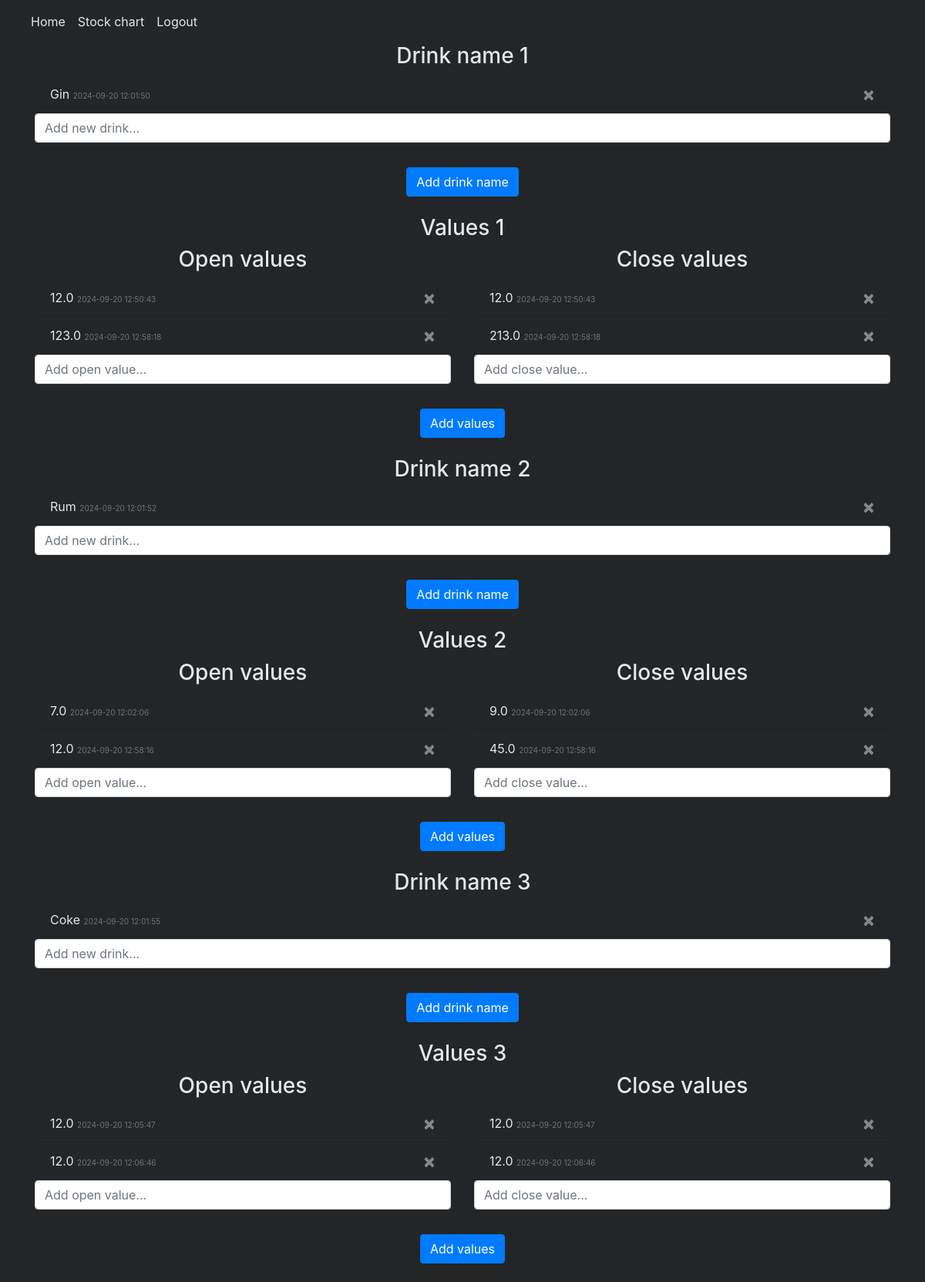
Page / (signed in) on the earlier database version.
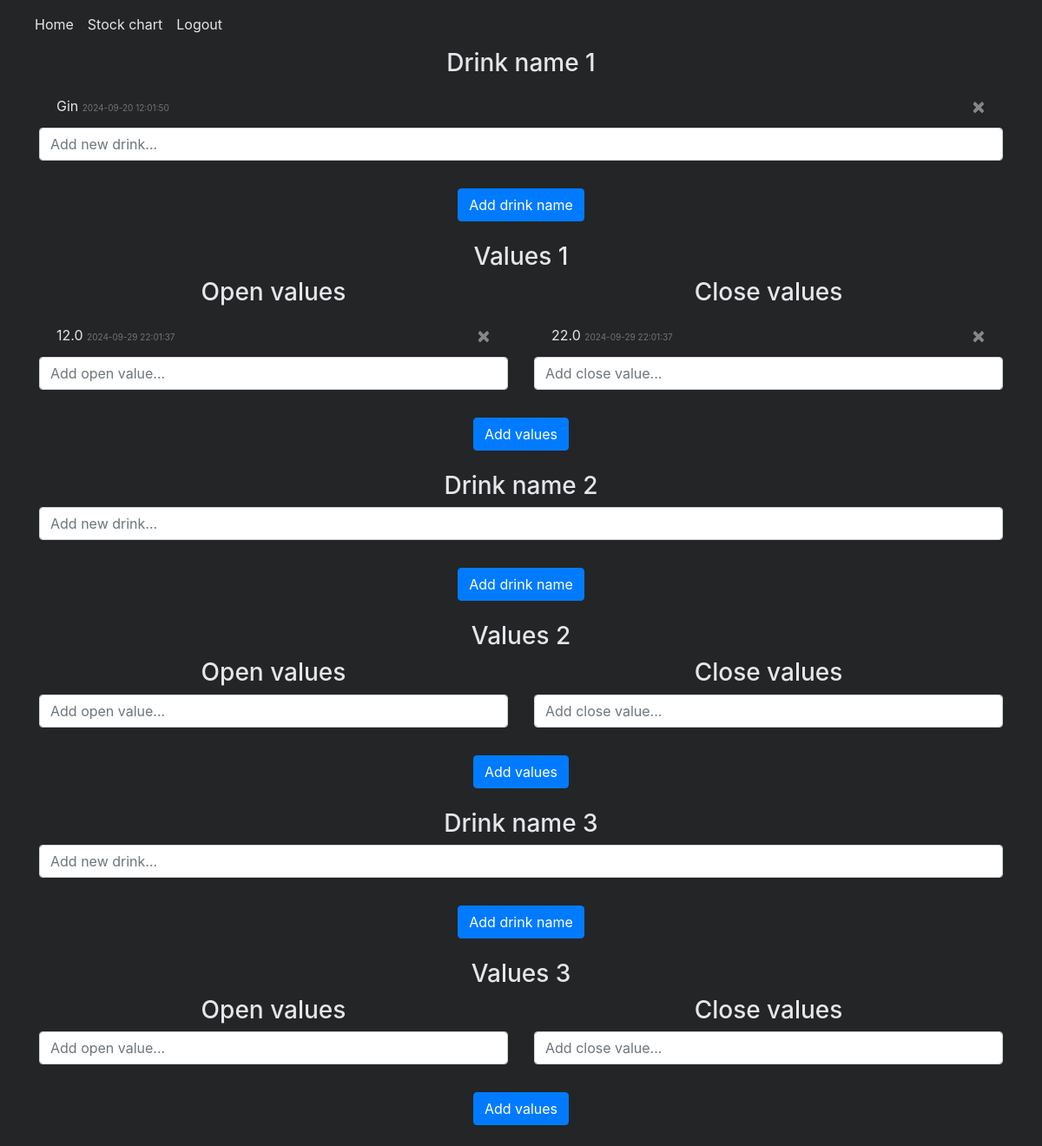
Same page on the later database version.
### website/models.py (models this page shows)
class Note(db.Model):
    id = db.Column(db.Integer, primary_key=True)
    data = db.Column(db.String(150))
    date = db.Column(db.DateTime(timezone=True), default=func.now())
    user_id = db.Column(db.Integer, db.ForeignKey('user.id'))

class OpenValue(db.Model):
    id = db.Column(db.Integer, primary_key=True)
    data = db.Column(db.Float)
    date = db.Column(db.DateTime(timezone=True), default=func.now())
    user_id = db.Column(db.Integer, db.ForeignKey('user.id'))

class CloseValue(db.Model):
    id = db.Column(db.Integer, primary_key=True)
    data = db.Column(db.Float)
    date = db.Column(db.DateTime(timezone=True), default=func.now())
    user_id = db.Column(db.Integer, db.ForeignKey('user.id'))

class Drink(db.Model):
    id = db.Column(db.Integer, primary_key=True)
    data = db.Column(db.String(150))
    date = db.Column(db.DateTime(timezone=True), default=func.now())
    user_id = db.Column(db.Integer, db.ForeignKey('user.id'))

class OpenValue2(db.Model):
    id = db.Column(db.Integer, primary_key=True)
    data = db.Column(db.Float)
    date = db.Column(db.DateTime(timezone=True), default=func.now())
    user_id = db.Column(db.Integer, db.ForeignKey('user.id'))

class CloseValue2(db.Model):
    id = db.Column(db.Integer, primary_key=True)
    data = db.Column(db.Float)
    date = db.Column(db.DateTime(timezone=True), default=func.now())
    user_id = db.Column(db.Integer, db.ForeignKey('user.id'))

class Drink2(db.Model):
    id = db.Column(db.Integer, primary_key=True)
    data = db.Column(db.String(150))
    date = db.Column(db.DateTime(timezone=True), default=func.now())
    user_id = db.Column(db.Integer, db.ForeignKey('user.id'))

class OpenValue3(db.Model):
    id = db.Column(db.Integer, primary_key=True)
    data = db.Column(db.Float)
    date = db.Column(db.DateTime(timezone=True), default=func.now())
    user_id = db.Column(db.Integer, db.ForeignKey('user.id'))

class CloseValue3(db.Model):
    id = db.Column(db.Integer, primary_key=True)
    data = db.Column(db.Float)
    date = db.Column(db.DateTime(timezone=True), default=func.now())
    user_id = db.Column(db.Integer, db.ForeignKey('user.id'))

### website/views.py (the view, shortened to what this page needs)
@views.route('/', methods=['GET', 'POST'])
@login_required
def home():
    return render_template("home.html", user=current_user, zip=zip)

### website/__init__.py (called while the page is built)
def create_app():
    app = Flask(__name__)
    app.config['SECRET_KEY'] = 'asd'
    app.config['SQLALCHEMY_DATABASE_URI'] = f'sqlite:///{DB_NAME}'
    db.init_app(app)
    from .views import views
    from .auth import auth
    app.register_blueprint(views, url_prefix='/')
    app.register_blueprint(auth, url_prefix='/')
    from .models import User, Note, OpenValue, CloseValue, Drink, OpenValue2, CloseValue2, Drink2, CloseValue3, OpenValue3
    with app.app_context():
        db.create_all()
    login_manager = LoginManager()
    login_manager.login_view = 'auth.login'
    login_manager.init_app(app)
    @login_manager.user_loader
    def load_user(id):
        return User.query.get(int(id))
    return app

### website/templates/home.html (shortened to what this page needs)
{% extends "base.html" %}
{% block content %}
<h3 align="center">Drink name 1</h3>
<ul class="list-group list-group-flush" id="notes">
  {% for note in user.notes %}
  <li class="list-group-item d-flex justify-content-between align-items-center">
    <span>{{ note.data }} <small class="text-muted">{{ note.date.strftime('%Y-%m-%d %H:%M:%S') }}</small></span>
    <button type="button" class="close" onClick="deleteNote({{ note.id }})">
        <span aria-hidden="true" id="cross">&times;</span>
    </button>
  </li>
  {% endfor %}
</ul>
<form method="POST" class="mb-4">
  <input name="note" id="note" class="form-control mb-2" placeholder="Add new drink..." required>
  <br />
  <div class="d-flex justify-content-center">
    <button type="submit" class="btn btn-primary">Add drink name</button>
  </div>
</form>
<form method="POST">
<h3 align="center">Values 1</h3>
<div class="row">
  <div class="col">
    <h3 align="center">Open values</h3>
    <ul class="list-group list-group-flush" id="open_values">
      {% for open_v, close in zip(user.open_values, user.close_values) %}
      <li class="list-group-item d-flex justify-content-between align-items-center">
        <span>{{ open_v.data }} <small class="text-muted">{{ open_v.date.strftime('%Y-%m-%d %H:%M:%S') }}</small></span>
        <button type="button" class="close" data-id-open="{{ open_v.id }}" data-id-close="{{ close.id }}" onClick="deleteChart1Values({{ open_v.id }}, {{ close.id }})">
            <span aria-hidden="true" id="cross">&times;</span>
        </button>
      </li>
      {% endfor %}
    </ul>
    <input type="number" name="open_v" id="open_v" class="form-control mb-3" placeholder="Add open value..." required>
  </div>
  <div class="col">
    <h3 align="center">Close values</h3>
    <ul class="list-group list-group-flush" id="close_values">
      {% for open_v, close in zip(user.open_values, user.close_values) %}
      <li class="list-group-item d-flex justify-content-between align-items-center">
        <span>{{ close.data }} <small class="text-muted">{{ close.date.strftime('%Y-%m-%d %H:%M:%S') }}</small></span>
        <button type="button" class="close" data-id-open="{{ open_v.id }}" data-id-close="{{ close.id }}" onClick="deleteChart1Values({{ open_v.id }}, {{ close.id }})">
            <span aria-hidden="true" id="cross">&times;</span>
        </button>
      </li>
      {% endfor %}
    </ul>
    <input type="number" name="close" id="close" class="form-control mb-3" placeholder="Add close value..." required>
  </div>
</div>
  <div class="d-flex justify-content-center mt-3">
    <button type="submit" class="btn btn-primary">Add values</button>
  </div>
</form>
<br/>
<h3 align="center">Drink name 2</h3>
<ul class="list-group list-group-flush" id="drinks">
  {% for drink in user.drinks %}
  <li class="list-group-item d-flex justify-content-between align-items-center">
    <span>{{ drink.data }} <small class="text-muted">{{ drink.date.strftime('%Y-%m-%d %H:%M:%S') }}</small></span>
    <button type="button" class="close" onClick="deleteDrink({{ drink.id }})">
        <span aria-hidden="true" id="cross">&times;</span>
    </button>
  </li>
  {% endfor %}
</ul>
<form method="POST" class="mb-4">
  <input name="drink" id="drink" class="form-control mb-2" placeholder="Add new drink..." required>
  <br />
  <div class="d-flex justify-content-center">
    <button type="submit" class="btn btn-primary">Add drink name</button>
  </div>
</form>
<form method="POST">
  <h3 align="center">Values 2</h3>
  <div class="row">
    <div class="col">
      <h3 align="center">Open values</h3>
      <ul class="list-group list-group-flush" id="open_values2">
        {% for open_v2, close2 in zip(user.open_values2, user.close_values2) %}
        <li class="list-group-item d-flex justify-content-between align-items-center">
          <span>{{ open_v2.data }} <small class="text-muted">{{ open_v2.date.strftime('%Y-%m-%d %H:%M:%S') }}</small></span>
          <button type="button" class="close" data-id-open="{{ open_v2.id }}" data-id-close="{{ close2.id }}" onClick="deleteChart2Values({{ open_v2.id }}, {{ close2.id }})">
              <span aria-hidden="true" id="cross">&times;</span>
          </button>
        </li>
        {% endfor %}
      </ul>
      <input type="number" name="open_v2" id="open_v2" class="form-control mb-3" placeholder="Add open value..." required>
    </div>
    <div class="col">
      <h3 align="center">Close values</h3>
      <ul class="list-group list-group-flush" id="close_values2">
        {% for open_v2, close2 in zip(user.open_values2, user.close_values2) %}
        <li class="list-group-item d-flex justify-content-between align-items-center">
          <span>{{ close2.data }} <small class="text-muted">{{ close2.date.strftime('%Y-%m-%d %H:%M:%S') }}</small></span>
          <button type="button" class="close" data-id-open="{{ open_v2.id }}" data-id-close="{{ close2.id }}" onClick="deleteChart2Values({{ open_v2.id }}, {{ close2.id }})">
              <span aria-hidden="true" id="cross">&times;</span>
          </button>
        </li>
        {% endfor %}
      </ul>
      <input type="number" name="close2" id="close2" class="form-control mb-3" placeholder="Add close value..." required>
    </div>
  </div>
<div class="d-flex justify-content-center mt-3">
  <button type="submit" class="btn btn-primary">Add values</button>
</div>
</form>
<br/>
<h3 align="center">Drink name 3</h3>
<ul class="list-group list-group-flush" id="drinks2">
  {% for drink2 in user.drinks2 %}
  <li class="list-group-item d-flex justify-content-between align-items-center" id="drink-{{ drink2.id }}">
    <span>{{ drink2.data }}
      <small class="text-muted">{{ drink2.date.strftime('%Y-%m-%d %H:%M:%S') }}</small>
    </span>
    <button type="button" class="close" onClick="deleteDrink2({{ drink2.id }})">
        <span aria-hidden="true" id="cross">&times;</span>
    </button>
  </li>
  {% endfor %}
</ul>
<form method="POST" class="mb-4">
  <input name="drink2" id="drink2" class="form-control mb-2" placeholder="Add new drink..." required>
  <br />
  <div class="d-flex justify-content-center">
    <button type="submit" class="btn btn-primary">Add drink name</button>
  </div>
</form>
<form method="POST">
  <h3 align="center">Values 3</h3>
  <div class="row">
    <div class="col">
      <h3 align="center">Open values</h3>
      <ul class="list-group list-group-flush" id="open_values3">
        {% for open_v3, close3 in zip(user.open_values3, user.close_values3) %}
        <li class="list-group-item d-flex justify-content-between align-items-center">
          <span>{{ open_v3.data }} <small class="text-muted">{{ open_v3.date.strftime('%Y-%m-%d %H:%M:%S') }}</small></span>
          <button type="button" class="close" data-id-open="{{ open_v3.id }}" data-id-close="{{ close3.id }}" onClick="deleteChart3Values({{ open_v3.id }}, {{ close3.id }})">
              <span aria-hidden="true" id="cross">&times;</span>
          </button>
        </li>
        {% endfor %}
      </ul>
      <input type="number" name="open_v3" id="open_v3" class="form-control mb-3" placeholder="Add open value..." required>
    </div>
    <div class="col">
      <h3 align="center">Close values</h3>
      <ul class="list-group list-group-flush" id="close_values3">
        {% for open_v3, close3 in zip(user.open_values3, user.close_values3) %}
        <li class="list-group-item d-flex justify-content-between align-items-center">
          <span>{{ close3.data }} <small class="text-muted">{{ close3.date.strftime('%Y-%m-%d %H:%M:%S') }}</small></span>
          <button type="button" class="close" data-id-open="{{ open_v3.id }}" data-id-close="{{ close3.id }}" onClick="deleteChart3Values({{ open_v3.id }}, {{ close3.id }})">
              <span aria-hidden="true" id="cross">&times;</span>
          </button>
        </li>
        {% endfor %}
      </ul>
      <input type ="number" name="close3" id="close3" class="form-control mb-3" placeholder="Add close value..." required>
    </div>
  </div>
<div class="d-flex justify-content-center mt-3">
  <button type="submit" class="btn btn-primary">Add values</button>
</div>
</form>
<br />
{% endblock %}

### website/templates/base.html (shortened to what this page needs)
<!DOCTYPE html>
<html lang="en">
<head>
    <link
    rel="stylesheet"
    href="https://stackpath.bootstrapcdn.com/bootstrap/4.4.1/css/bootstrap.min.css"
/>
    <link
    rel="stylesheet"
    href="https://stackpath.bootstrapcdn.com/font-awesome/4.7.0/css/font-awesome.min.css"
/>
    <link rel="stylesheet" href="static/style.css">
</head>
<body>
    <nav class="navbar navbar-expand-lg navbar-light">
        <div class="collapse navbar-collapse" id="navbarNav">
          <ul class="navbar-nav">
            {% if user.is_authenticated %}
            <li class="nav-item">
              <a class="nav-link" id="home" href="/">Home</a>
            </li>
            <li class="nav-item">
              <a class="nav-link" id="stock" href="/stock">Stock chart</a>
            </li>
            <li class="nav-item">
              <a class="nav-link" id="logout" href="/logout">Logout</a>
            </li>
            {% endif %}
          </ul>
        </div>
      </nav>
    <div class="container">
        {% block content %}
        {% endblock %}
    </div>
</body>
</html>

### website/static/style.css (style rules this page uses)
body { background-color: #242526; }
h3 { color: #E4E6EB; }
#login, #logout, #sign-up, #stock, #home { color: #E4E6EB; }
.list-group-item { background-color: #242526; color: #E4E6EB; }
#cross { color: #E4E6EB; }
.text-muted { font-size: 10px; }
.navbar-light .navbar-nav .nav-link { color: #ffffff; }

Differences in the rows shown:
removed OpenValue: data "123.0", date "2024-09-20 12:58:18", data "213.0"
removed Drink: data "Rum", date "2024-09-20 12:01:52"
removed OpenValue2: data "7.0", date "2024-09-20 12:02:06", data "9.0"
removed OpenValue2: data "12.0", date "2024-09-20 12:58:16", data "45.0"
removed Drink2: data "Coke", date "2024-09-20 12:01:55"
removed OpenValue3: data "12.0", date "2024-09-20 12:05:47"
removed OpenValue3: data "12.0", date "2024-09-20 12:06:46"
changed OpenValue: date "2024-09-20 12:50:43" → "2024-09-29 22:01:37"; data "12.0" → "22.0"
